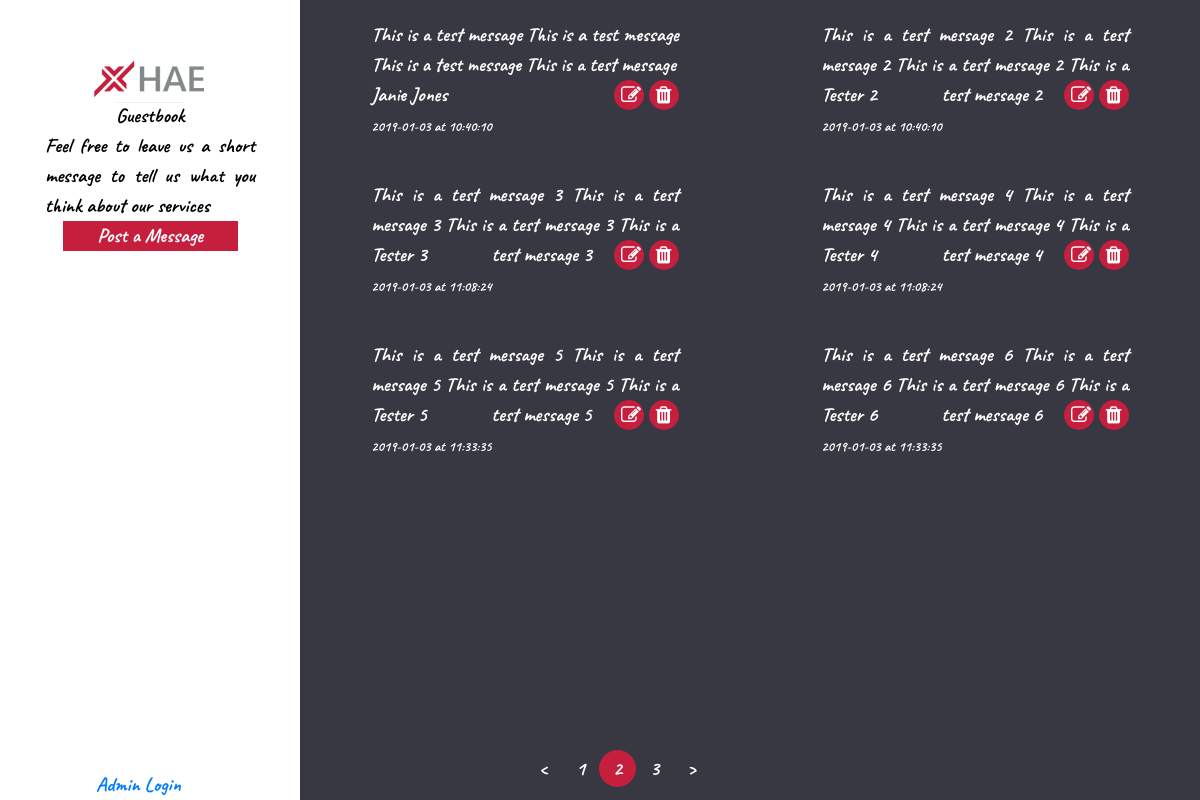
Page /guestbook.php on the committed database.
### tables this page shows
CREATE TABLE `guest_book` (
  `id` int(11) NOT NULL AUTO_INCREMENT,
  `message` text,
  `auth_name` varchar(128) DEFAULT NULL,
  `date_created` datetime DEFAULT CURRENT_TIMESTAMP,
  PRIMARY KEY (`id`)
);

### guestbook.php (the view, shortened to what this page needs)
<!DOCTYPE html>
<html>
<head>
	<link rel="stylesheet" href="https://maxcdn.bootstrapcdn.com/bootstrap/4.1.3/css/bootstrap.min.css">
	<link href="https://maxcdn.bootstrapcdn.com/font-awesome/4.7.0/css/font-awesome.min.css" rel="stylesheet"
		  type="text/css"/>
	<link href="style.css" type="text/css" rel="stylesheet"/>
</head>
<body>
<div class="wrapper">
	<?php require_once 'left.php'; ?>
	<div class="message">
		<?
		require_once 'db.php';
		$query = mysqli_query($con, "SELECT * FROM guest_book");
		$result = mysqli_fetch_all($query, MYSQLI_ASSOC);
		$output = '<div class="container-fluid">';
		for ($index = 0; $index < count($result); $index++) {
			$output .= '<div class="row">';
			if (fmod($index, 2)) {
				$dateEven = explode(' ', $result[$index - 1]['date_created']);
				$dateOdd = explode(' ', $result[$index - 1]['date_created']);
				$output .= '<div class="col">';
				$output .= '<div class="content">' . $result[$index - 1]['message'];
				$output .= '<div class="author"><span class="author-name">' . $result[$index - 1]['auth_name'] . '</span><br><span class="time-post">' . $dateEven[0] . ' at ' . $dateEven[1] . '</span></div>';
				$output .= '<div class="action"><span><a href="/post.php?id=' . $result[$index - 1]['id'] . '"><i class="fa fa-edit"></i></a></span> <span><a href="#"><i data-id="' . $result[$index - 1]['id'] . '" class="fa fa-trash"></i></a></span></div></div>';
				$output .= '</div>';
				$output .= '<div class="col">';
				$output .= '<div class="content">' . $result[$index]['message'];
				$output .= '<div class="author"><span class="author-name">' . $result[$index]['auth_name'] . '</span><br><span class="time-post">' . $dateOdd[0] . ' at ' . $dateOdd[1] . '</span></div>';
				$output .= '<div class="action"><span><a href="' . $result[$index - 1]['id'] . '"><i class="fa fa-edit"></i></a></span> <span><a href="#"><i data-id="' . $result[$index - 1]['id'] . '" class="fa fa-trash"></i></a></span></div></div>';
				$output .= '</div>';
			}
			$output .= '</div>';
		}
		$output .= '</div>';
		echo $output;
		?>
		<div class="container">
			<div class="row">
				<div class="offset-lg-3">
					<ul class="pagination">
						<li><a href="#"> < </a></li>
						<li><a href="#"> 1 </a></li>
						<li><a class="current" href="#"> 2</a></li>
						<li><a href="#"> 3 </a></li>
						<li><a href="#"> > </a></li>
					</ul>
				</div>
			</div>
		</div>
	</div>
</div>
</body>
</html>

### left.php (shortened to what this page needs)
<div class="intro">
	<img src="hae_logo.png">
	<span>Guestbook</span>
	<div class="txtIntro">Feel free to leave us a short message to tell us what you think about our services</div>
	<a href="/post.php" class="btn-post" type="submit">Post a Message</a>
	<div class="adminLink">
		<a href="login.php">Admin Login</a>
	</div>
</div>

### style.css (style rules this page uses)
.pagination li a { color: white; }
body { font-family: guestFont; font-size: 20px; }
.wrapper { display: grid; grid-template-columns: 25% 75%; height: 100%; width: 100%; position: absolute; }
.message { background-color: #383842; text-align: center; position: relative; color: white; }
.txtIntro { text-align: justify; width: 70%; margin: auto; }
.intro { text-align: center; margin-top: 60px; color: black; }
.intro span { border-top: 1px #f2f2f2 solid; }
.btn-post { background-color: #c61f3d; width: 175px; margin: auto; cursor: pointer; color: white; border: none; }
.pagination, .adminLink { bottom: 0; cursor: pointer; position: absolute; }
.adminLink { margin-left: 8%; }
.current { border-radius: 50%; background-color: #c61f3d !important; }
.pagination > li > a, .pagination > li > span { background-color: transparent; border: none; float: none; padding: 6px 14px; }
.action span { width: 30px; height: 30px; background: #c61f3d; display: inline-block; border-radius: 50%; padding-top: 1px; padding-left: 7px; }
.action { float: right; }
.action span a { color: white; }
.content { text-align: justify; width: 75%; margin: auto; }
.author { float: left; text-align: justify; }
.time-post { font-size: 14px; }
.author-name { font-weight: bold; }
.col { padding: 20px; }

### rows in the picture
guest_book: message "This is a test message This is a test message This is a test message This is a test message", auth_name "Janie Jones", date_created "2019-01-03", date_created "10:40:10"
guest_book: message "This is a test message 2 This is a test message 2 This is a test message 2 This is a test message 2", auth_name "Tester 2"
guest_book: message "This is a test message 3 This is a test message 3 This is a test message 3 This is a test message 3", auth_name "Tester 3", date_created "2019-01-03", date_created "11:08:24"
guest_book: message "This is a test message 4 This is a test message 4 This is a test message 4 This is a test message 4", auth_name "Tester 4"
guest_book: message "This is a test message 5 This is a test message 5 This is a test message 5 This is a test message 5", auth_name "Tester 5", date_created "2019-01-03", date_created "11:33:35"
guest_book: message "This is a test message 6 This is a test message 6 This is a test message 6 This is a test message 6", auth_name "Tester 6"
